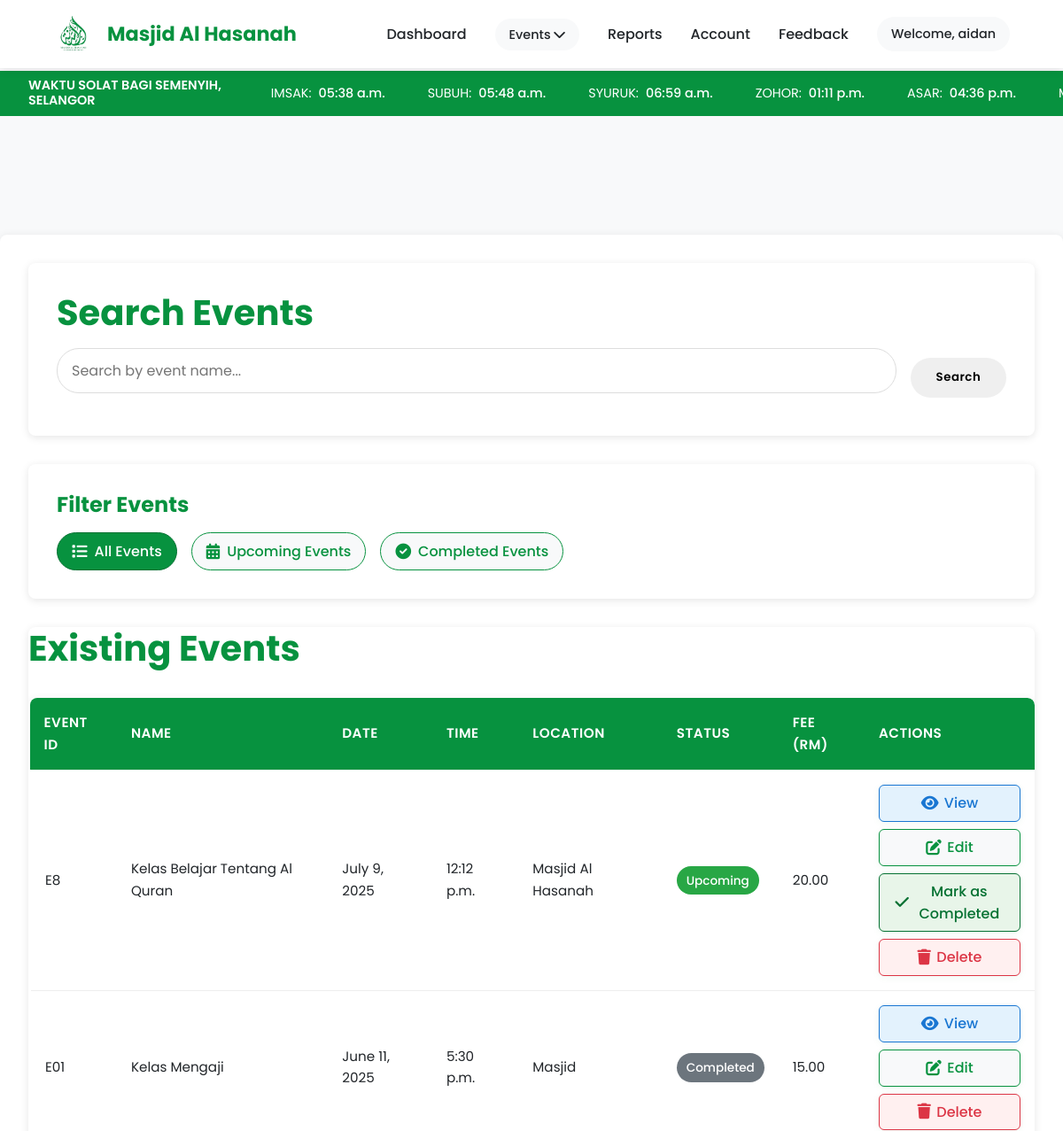
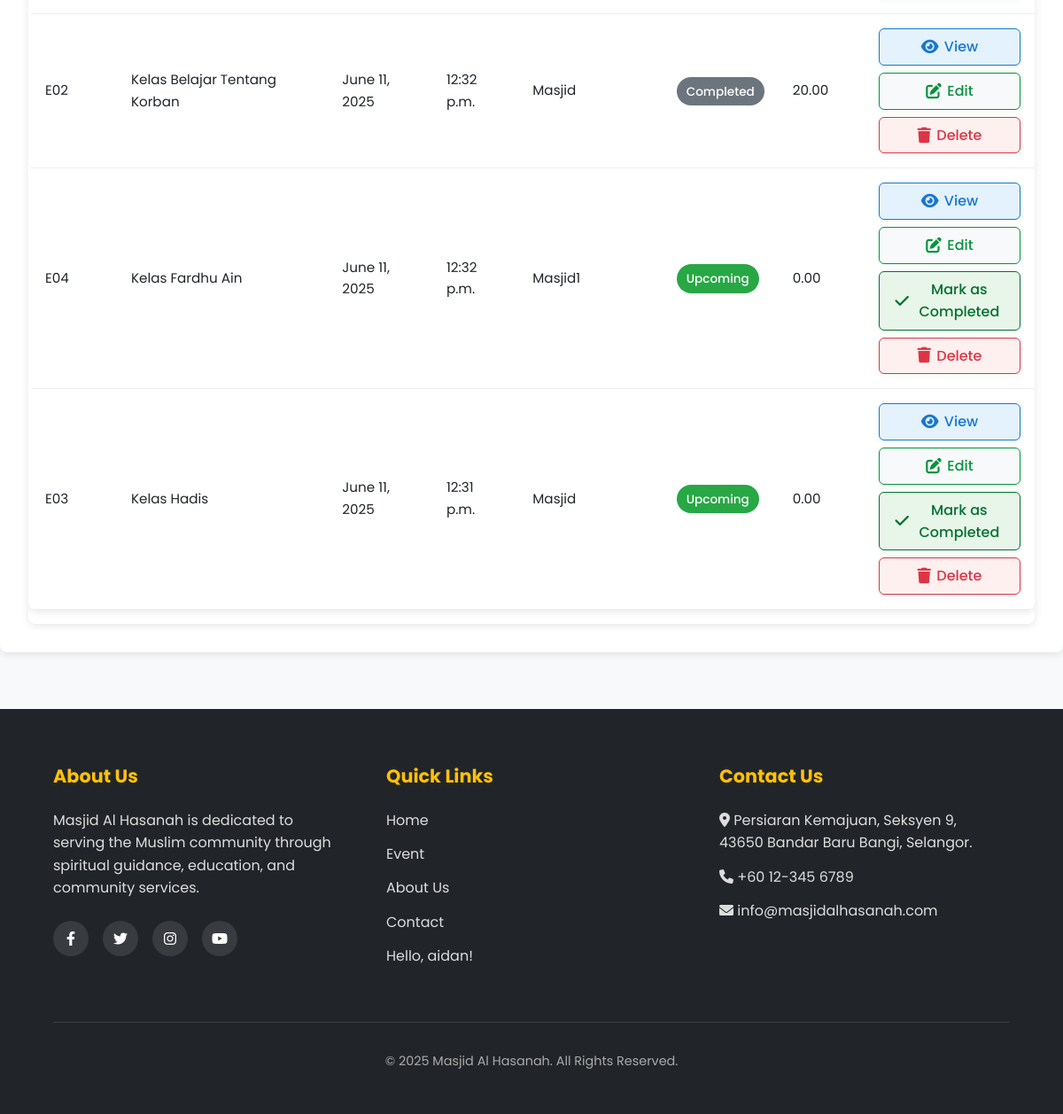
/eventadmin/ (signed in), run on the app's committed database (2 pictures, top to bottom).
### EventProject/models.py (models this page shows, shortened)
class Event(models.Model):
    STATUS_CHOICES = [
        ('UPCOMING', 'Upcoming'),
        ('COMPLETED', 'Completed'),
        ('CANCELLED', 'Cancelled')
    ]
    eventid = models.CharField(max_length=10, primary_key=True)
    eventname = models.CharField(max_length=100)
    eventdescription = models.TextField()
    eventdate = models.DateField()
    eventtime = models.TimeField()
    eventlocation = models.CharField(max_length=255)
    eventorganizer = models.CharField(max_length=100, null=True)
    max_attendees = models.PositiveIntegerField(null=True)  # number of people who can attend
    contact_number = models.CharField(max_length=15, null=True)  # organizer's phone number
    fee = models.DecimalField(max_digits=8, decimal_places=2, default=0.00)  # event fee
    event_image = models.ImageField(upload_to='event_images/', null=True, blank=True)
    status = models.CharField(max_length=10, choices=STATUS_CHOICES, default='UPCOMING')
    updated_at = models.DateTimeField(auto_now=True)

### EventProject/views.py (the view, shortened to what this page needs)
# urls.py: path('eventadmin/', views.eventadmin, name='eventadmin'),
def eventadmin(request):
    adminusername = request.session.get('adminusername')
    if not adminusername:
        return redirect('login')
    query = request.GET.get('q')
    filter_status = request.GET.get('filter')
    events = Event.objects.all()
    if query:
        events = events.filter(eventname__icontains=query)
    if filter_status == 'upcoming':
        events = events.filter(status='UPCOMING')
    elif filter_status == 'completed':
        events = events.filter(status='COMPLETED')
    events = events.order_by('-eventdate', '-eventtime')
    context = {
        'events': events,
        'adminusername': adminusername
    }
    return render(request, 'eventadmin.html', context)

### EventProject/urls.py (called while the page is built)
    def to_url(self, value):
        return str(value)

### EventProject/templates/eventadmin.html (shortened to what this page needs)
{% load static %}
<!DOCTYPE html>
<html lang="en">
<head>
    <link rel="stylesheet" href="https://cdnjs.cloudflare.com/ajax/libs/font-awesome/6.0.0/css/all.min.css">
</head>
<body>
    <div class="prayer-times-bar">
        <div class="prayer-times-container">
            <div class="prayer-location">WAKTU SOLAT BAGI SEMENYIH,<br>SELANGOR</div>
            <div class="prayer-time">IMSAK: <span>05:38 a.m.</span></div>
            <div class="prayer-time">SUBUH: <span>05:48 a.m.</span></div>
            <div class="prayer-time">SYURUK: <span>06:59 a.m.</span></div>
            <div class="prayer-time">ZOHOR: <span>01:11 p.m.</span></div>
            <div class="prayer-time">ASAR: <span>04:36 p.m.</span></div>
            <div class="prayer-time">MAGHRIB: <span>07:19 p.m.</span></div>
        </div>
    </div>
    <nav class="navbar">
        <a href="{% url 'admindashboard' %}" class="logo">
            <img src="{% static 'logo.png' %}" alt="Masjid Al Hasanah">
            <div class="logo-text">
                <h2>Masjid Al Hasanah</h2>
            </div>
        </a>
        <div class="nav-links">
            <a href="{% url 'admindashboard' %}">Dashboard</a>
            <div class="dropdown">
                <span class="nav-greeting">Events  <i class="fas fa-chevron-down"></i></span>
            </div>
            <a href="{% url 'adminreport' %}">Reports</a>
            <a href="{% url 'adminaccount' %}">Account</a>
            <a href="{% url 'adminfeedback' %}">Feedback</a>
            {% if adminusername %}
            <span class="nav-greeting">Welcome, {{ adminusername }}</span>
            {% endif %}
        </div>
    </nav>
    <br>
    <br>
    <br>
    <br>
    <div class="container">
        <div class="search-container">
            <h2>Search Events</h2>
            <form action="{% url 'eventadmin' %}" method="get">
                <input type="text" name="q" placeholder="Search by event name..." value="{{ request.GET.q }}">
                <button type="submit" class="btn">Search</button>
            </form>
        </div>
        <div class="filter-container">
            <h2>Filter Events</h2>
            <div class="filter-buttons">
                <a href="{% url 'eventadmin' %}" class="filter-btn {% if not request.GET.filter %}active{% endif %}">
                    <i class="fas fa-list"></i> All Events
                </a>
                <a href="{% url 'eventadmin' %}?filter=upcoming" class="filter-btn {% if request.GET.filter == 'upcoming' %}active{% endif %}">
                    <i class="fas fa-calendar-alt"></i> Upcoming Events
                </a>
                <a href="{% url 'eventadmin' %}?filter=completed" class="filter-btn {% if request.GET.filter == 'completed' %}active{% endif %}">
                    <i class="fas fa-check-circle"></i> Completed Events
                </a>
            </div>
        </div>
        <div class="table-responsive">
            <h2>Existing Events</h2>
            <table class="table table-hover">
                <thead>
                    <tr>
                        <th>Event ID</th>
                        <th>Name</th>
                        <th>Date</th>
                        <th>Time</th>
                        <th>Location</th>
                        <th>Status</th>
                        <th>Fee (RM)</th>
                        <th>Actions</th>
                    </tr>
                </thead>
                <tbody>
                    {% for event in events %}
                    <tr style="cursor: pointer;" onclick="window.location='{% url 'adminregistration' event.eventid %}'">
                        <td>{{ event.eventid }}</td>
                        <td>{{ event.eventname }}</td>
                        <td>{{ event.eventdate }}</td>
                        <td>{{ event.eventtime }}</td>
                        <td>{{ event.eventlocation }}</td>
                        <td>
                            {% if event.status == 'UPCOMING' %}
                                <span class="badge bg-success">Upcoming</span>
                            {% elif event.status == 'COMPLETED' %}
                                <span class="badge bg-secondary">Completed</span>
                            {% elif event.status == 'CANCELLED' %}
                                <span class="badge bg-danger">Cancelled</span>
                            {% endif %}
                        </td>
                        <td>{{ event.fee }}</td>
                        <td onclick="event.stopPropagation()">
                            <div class="action-buttons-vertical">
                                <a href="{% url 'adminregistration' event.eventid %}" class="action-btn view">
                                    <i class="fas fa-eye"></i> View
                                </a>
                                <a href="{% url 'admineditevent' event.eventid %}" class="action-btn edit">
                                    <i class="fas fa-edit"></i> Edit
                                </a>
                                {% if event.status == 'UPCOMING' %}
                                <form method="post" class="d-inline">
                                    <button type="submit" name="action" value="complete" class="action-btn complete">
                                        <i class="fas fa-check"></i> Mark as Completed
                                    </button>
                                </form>
                                {% endif %}
                                <form method="post" class="d-inline delete-form">
                                    <button type="button" class="action-btn delete custom-delete-btn">
                                        <i class="fas fa-trash"></i> Delete
                                    </button>
                                </form>
                            </div>
                        </td>
                    </tr>
                    {% empty %}
                    <tr>
                        <td colspan="8" class="text-center">No events found</td>
                    </tr>
                    {% endfor %}
                </tbody>
            </table>
        </div>
    </div>
    <footer id="contact">
        <div class="footer-content">
            <div class="footer-section">
                <h3>About Us</h3>
                <p>Masjid Al Hasanah is dedicated to serving the Muslim community through spiritual guidance, education, and community services.</p>
                <div class="social-links">
                    <a href="#"><i class="fab fa-facebook-f"></i></a>
                    <a href="#"><i class="fab fa-twitter"></i></a>
                    <a href="#"><i class="fab fa-instagram"></i></a>
                    <a href="#"><i class="fab fa-youtube"></i></a>
                </div>
            </div>
            <div class="footer-section">
                <h3>Quick Links</h3>
                <a href="{% url 'indexadmin' %}">Home</a>
                <a href="{% url 'event' %}">Event</a>
                <a href="{% url 'about' %}">About Us</a>
                <a href="#contact">Contact</a>
                {% if adminusername %}
                    <p>Hello, {{ adminusername }}!</p>
                {% endif %}
            </div>
            <div class="footer-section">
                <h3>Contact Us</h3>
                <p><i class="fas fa-map-marker-alt"></i> Persiaran Kemajuan, Seksyen 9, <br> 43650 Bandar Baru Bangi, Selangor.</p>
                <p><i class="fas fa-phone"></i> +60 12-345 6789</p>
                <p><i class="fas fa-envelope"></i> info@masjidalhasanah.com</p>
            </div>
        </div>
        <div class="footer-bottom">
            <p>&copy; 2025 Masjid Al Hasanah. All Rights Reserved.</p>
        </div>
    </footer>
</body>
</html>

### data on the page
Event: eventid "E8", eventname "Kelas Belajar Tentang Al Quran", eventdate "July 9, 2025", eventtime "12:12 p.m.", eventlocation "Masjid Al Hasanah", status "Upcoming", fee "20.00"
Event: eventid "E01", eventname "Kelas Mengaji", eventdate "June 11, 2025", eventtime "5:30 p.m.", eventlocation "Masjid", status "Completed", fee "15.00"
Event: eventid "E02", eventname "Kelas Belajar Tentang Korban", eventdate "June 11, 2025", eventtime "12:32 p.m.", eventlocation "Masjid", status "Completed", fee "20.00"
Event: eventid "E04", eventname "Kelas Fardhu Ain", eventdate "June 11, 2025", eventtime "12:32 p.m.", eventlocation "Masjid1", status "Upcoming", fee "0.00"
Event: eventid "E03", eventname "Kelas Hadis", eventdate "June 11, 2025", eventtime "12:31 p.m.", eventlocation "Masjid", status "Upcoming", fee "0.00"

### other printed values
{{ adminusername }} "aidan"
